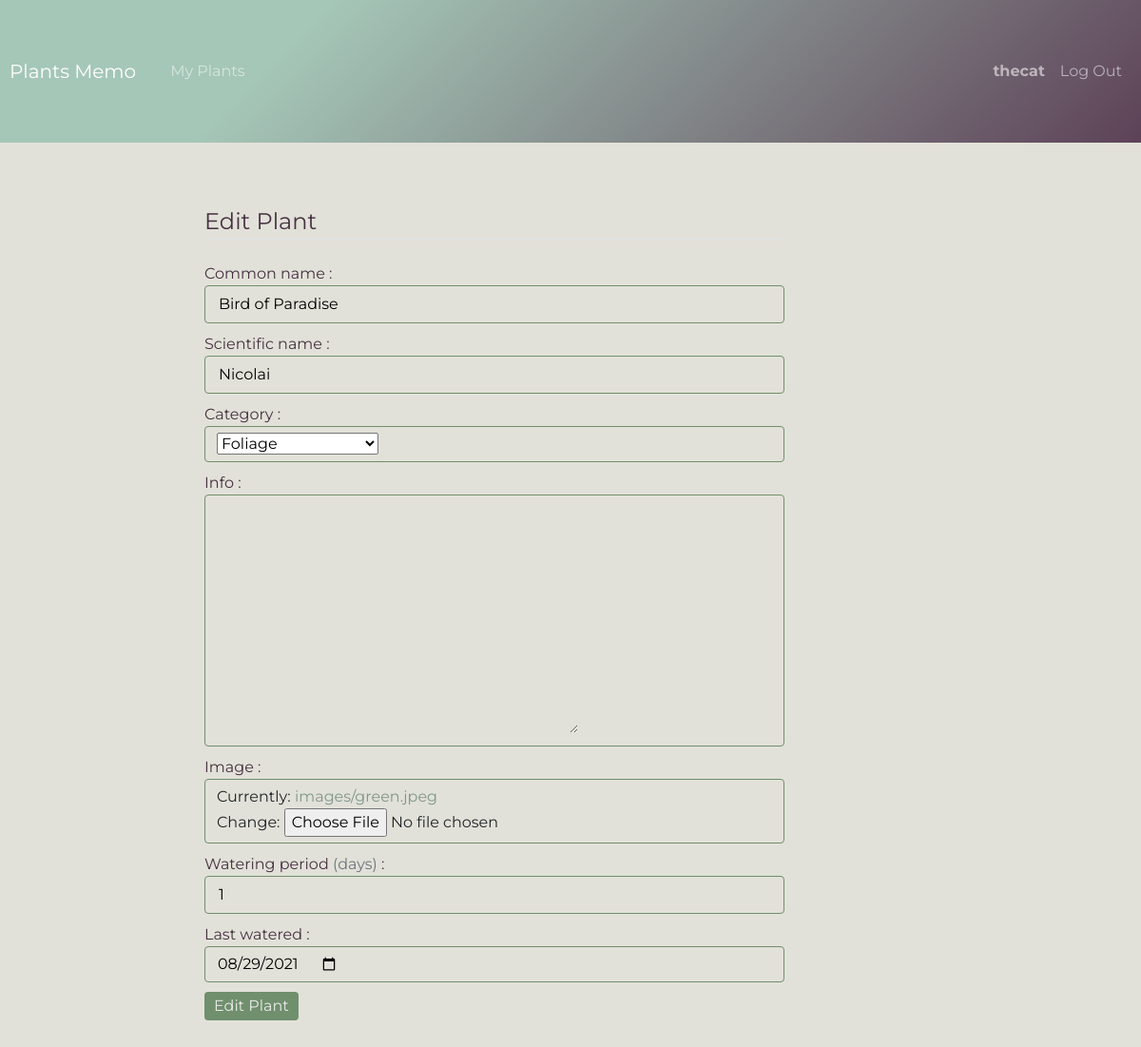
/plant/3/edit_form (signed in), run on the app's committed database.
### plants/models.py (models this page shows, shortened)
class User(AbstractUser):
    def __str__(self):
        return self.username

class Plant(models.Model):
    owner = models.ForeignKey(User, on_delete=models.SET_NULL,
                              null=True, related_name='user_plants', blank=True)
    common_name = models.CharField(max_length=100)
    scientific_name = models.CharField(max_length=100, blank=True, null=True)
    category = models.CharField(max_length=30, choices=plant_categories, blank=True, null=True)
    info = models.TextField(blank=True, null=True)
    image = models.ImageField(upload_to="images/", default="default.jpeg")
    watering_period = models.IntegerField(
        default=7, validators=[MinValueValidator(1)])
    last_watered = models.DateField(default=timezone.now, validators=[
                                    MaxValueValidator(datetime.date.today)])

### plants/views.py (the view)
# urls.py: path('plant/<int:plant_id>/edit_form', views.edit_plant_form, name="editform"),
@login_required
def edit_plant_form(request, plant_id):
    plant = Plant.objects.get(pk=plant_id)
    if request.method == "POST":
        form = PlantForm(request.POST, request.FILES, instance=plant)
        if form.is_valid():
            plant = form.save()
            return HttpResponseRedirect(reverse("plant", args=(plant.id,)))
    else:
        form = PlantForm(instance=plant)
    return render(request, "plants/plant_form.html", {
        'form': form,
        'edit': 'to_edit',
        'plant_id': plant_id,
    })

### plants/views.py
class PlantForm(ModelForm):
    class Meta:
        model = Plant
        fields=['common_name', 'scientific_name', 'category', 'info', 'image', 'watering_period', 'last_watered',]
        widgets = {
            'last_watered': DateInput(attrs={'type': 'date'}),
        }
        help_texts = {'watering_period': " (days)", }
    def __init__(self, *args, **kwargs):
        super(PlantForm, self).__init__(*args, **kwargs)
        self.fields["watering_period"].widget.attrs['min'] = 1

### plants/templates/plants/plant_form.html (shortened to what this page needs)
{% extends "plants/layout.html" %}
{% block content %}
    <div class="main-container2">
    {% if edit %}
        <form class="myform" action="{% url 'editform' plant_id %}" method="post" enctype="multipart/form-data">
    {% else %}
        <form class="myform" action="{% url 'addplant' %}" method="post" enctype="multipart/form-data">
    {% endif %}
            {% if edit %}
                <legend class="border-bottom mb-4">Edit Plant</legend>
            {% else %}
                <legend class="border-bottom mb-4">Add Plant</legend>
            {% endif %}
            {% for field in form %}
                <fieldset class="form-group">
                    <label for="id_{{ field.name }}">{{ field.label }}
                    {% if field.help_text %}
                    <span class="help-text text-muted">{{ field.help_text }}</span>
                    {% endif %}
                    :
                    </label>
                    <div class="form-control my-form-control">
                        {{ field }}
                    </div>
                </fieldset>
            {% endfor %}
            <div class="form-group">
                {% if edit %}
                    <button class="btn myBtn" type="submit">Edit Plant</button>
                {% else %}
                    <button class="btn myBtn" type="submit">Add Plant</button>
                {% endif %}
            </div>
        </form>
    </div>
{% endblock %}

### plants/templates/plants/layout.html (shortened to what this page needs)
{% load static %}
<!DOCTYPE html>
<html lang="en">
<head>
    <link rel="stylesheet" href="https://cdnjs.cloudflare.com/ajax/libs/font-awesome/5.15.3/css/all.min.css">
    <link href="https://cdn.jsdelivr.net/npm/bootstrap@5.1.0/dist/css/bootstrap.min.css" rel="stylesheet"
>
    <link rel="stylesheet" href="{% static 'plants/style.css' %}">
</head>
<body>
    <nav class="mynavbar navbar navbar-expand-lg navbar-dark bg-dark">
        <a class="navbar-brand">Plants Memo</a>
        <div class="container-fluid">
            <ul class="navbar-nav mr-auto">
                {% if user.is_authenticated %}
                    <li class="nav-item">
                        <a href="{% url 'index' %}" class="nav-link">My Plants</a>
                    </li>
                {% endif %}
            </ul>
            <ul class="navbar-nav mr-auto">
                {% if user.is_authenticated %}
                    <li class="nav-item">
                        <a class="nav-link"><strong>{{ user.username }}</strong></a>
                    </li>
                    <li class="nav-item">
                        <a href="{% url 'logout' %}" class="nav-link">Log Out</a>
                    </li>
                {% endif %}
            </ul>
        </div>
    </nav>
    <div class="content">
        {% block content %}
        {% endblock %}
    </div>
</body>
</html>

### plants/static/plants/style.css (style rules this page uses)
body { background-color: #e2e1d9; overflow: auto; color:#463141; font-family: 'Raleway', sans-serif; font-family: 'Montserrat', sans-serif; }
ul { list-style: none; }
a { text-decoration: none; color:#7e978b; }
input, textarea { outline-style: none; }
form input, form textarea { background-color: transparent; border: none; }
fieldset { margin-bottom: 10px; }
.myBtn { padding: 3px 10px; border: none; background-color: rgb(112, 143,109); color: #eaeaea; }
.myform { padding: 15px 15px; width: 80%; margin-bottom: 70px; }
.my-form-control { background-color: transparent; border:1px solid rgb(112, 143,109); }
.mynavbar { padding-left: 10px; background-color: #5d4257; background-image: linear-gradient(315deg, #5d4257 0%, #a5c7b7 74%); height: 150px; color: #eaeaea; }
.main-container2 { width: 800px; margin: 0 auto; padding-top: 50px; padding-bottom: 50px; }

### data on the page
User: username "thecat"
Plant: form "Bird of Paradise" "Nicolai" "Foliage" "1" "08/29/2021"

### other printed values
{{ field.label }} "Common name" "Scientific name" "Category" "Info" "Image" "Watering period" "Last watered"
{{ field.help_text }} "(days)"
